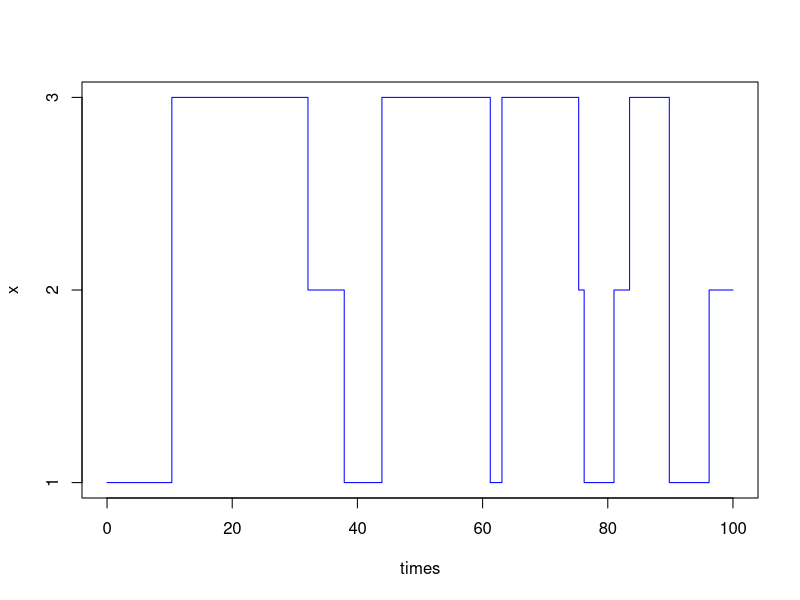

Here is the R script that generated this plot:
## ---- chunk 1
knitr::opts_chunk$set(echo = TRUE)
library("expm")
## ---- chunk 2
dim <- 3
#G <- matrix(c(-1/3, 1/6, 1/6, 1/8, -1/6, 1/24, 1/48, 1/16, -1/12),ncol=dim, byrow=T)
G <- matrix(c(-4, 4, 0, 1, -7, 6, 6, 2, -8),ncol=dim, byrow=T)
#G <- matrix(c(-4, 2, 2, 1, -2, 1, 0.5, 1, -1.5),ncol=dim, byrow=T)
print(G) # Generator Matrix

P_tilde <- -G / diag(G)
diag(P_tilde) <- 0
print(P_tilde)
## ---- chunk 3
dim <- 3
P_tilde <- matrix(c(0, 1/2, 1/2, 3/4, 0, 1/4, 1/4, 3/4, 0),ncol=dim, byrow=T)
G_ii <- c(-1/3, -1/6, -1/12) 

# g_ii = -lambda_i  ,  p_ij = -g_ij/g_ii  ->  g_ij = lambda_i*p_ij for i != j 

arr <- c()

for (i in 1:dim){
  for (j in 1:dim){
    if (i == j){
      arr <- c(arr, G_ii[i])
    }else{
      arr <- c(arr, 0)
    }
  }
}

G <- matrix(arr, ncol=dim, byrow = T)

for (r in 1:nrow(G)){
  for (c in 1:ncol(G)){
    if (r != c){
      G[r,c] <- (-G[r,r]) * P_tilde[r,c]
    }
  }
}

G
## ---- chunk 4
A <- G
A[,dim] <- rep(1,dim)
A <- t(A)

#Define the N-th canonical vector b and solve the linear system
b <- c(rep(0,dim-1),1)  # N-th canonical vector

p <- solve(A, b)
p
## ---- chunk 5
jump <- 2
init_s <- arr_s <- c(0,0,0)

initial_state <- 3 # Modify this
arrival_state <- 1 # Modify this

init_s[initial_state] <- 1
arr_s[arrival_state] <- 1

#init_s <- c()  # In case we have a given distribution
#arr_s <- c()   # In case we have a given distribution

P_tilde_t <- P_tilde %^% jump

Prob = arr_s %*% t(init_s %*% P_tilde_t)
Prob
## ---- chunk 6
time <- 1

init_s <- arr_s <- c(0,0,0)

initial_state <- 3 # Modify this
arrival_state <- 1 # Modify this

#init_s[initial_state] <- 1
arr_s[arrival_state] <- 1

init_s <- p  # In case we have a given distribution
#arr_s <- c()   # In case we have a given distribution

P_t = expm(time * G)

Prob = arr_s %*% t(init_s %*% P_t)
Prob
## ---- chunk 7
set.seed(9878) # Fix random number generator (for reproducibility)
T <- 100 # Be careful on the time T, since if it is too slow it appears doing nothing
n <- 0 # Counter for total number of jumps
t <- 0 # Current time
times <- 0 # Vector of jump times
x_t <- 1 # Current state: initializing at X(0)=1
x <- x_t # Vector of visited states
t_x1 <- 0

# Simulate the first holding time:
t <- rexp(1, -G[x_t, x_t])

t_x1 <- t_x1 + t # I want to see how much time I remain in state 1

# Simulate sequentially until sopping rule:
while (t <= T){
  n <- n+1
  times <- c(times,t) # We increase the array of jump time
  x_t <- sample(1:dim, 1, prob = P_tilde[x_t,])
  # I'm, in x_t state and I sample one of the other in order to take the transition probability

  x <- c(x, x_t) # Increase the vector of visited states
  sim <- rexp(1, -G[x_t, x_t]) # Simulate the holding time in that state
  if(x_t == 1){
    t_x1 <- t_x1 + sim
  }   # Increase the time in which I'll jump in an other state with the holding time 
  t <- t + sim 
}

# The last jump (after time T) was never added, but we need to add the final time (T=10) and corresponding process value, to complete the plot
times <- c(times,T)
x <- c(x,x[n+1])

# Plot the path:
plot(times, x, type="s",col="blue", yaxt="n")
axis(side=2, at=1:dim)
t_x1 # total time spent in state 1 during the simulation
